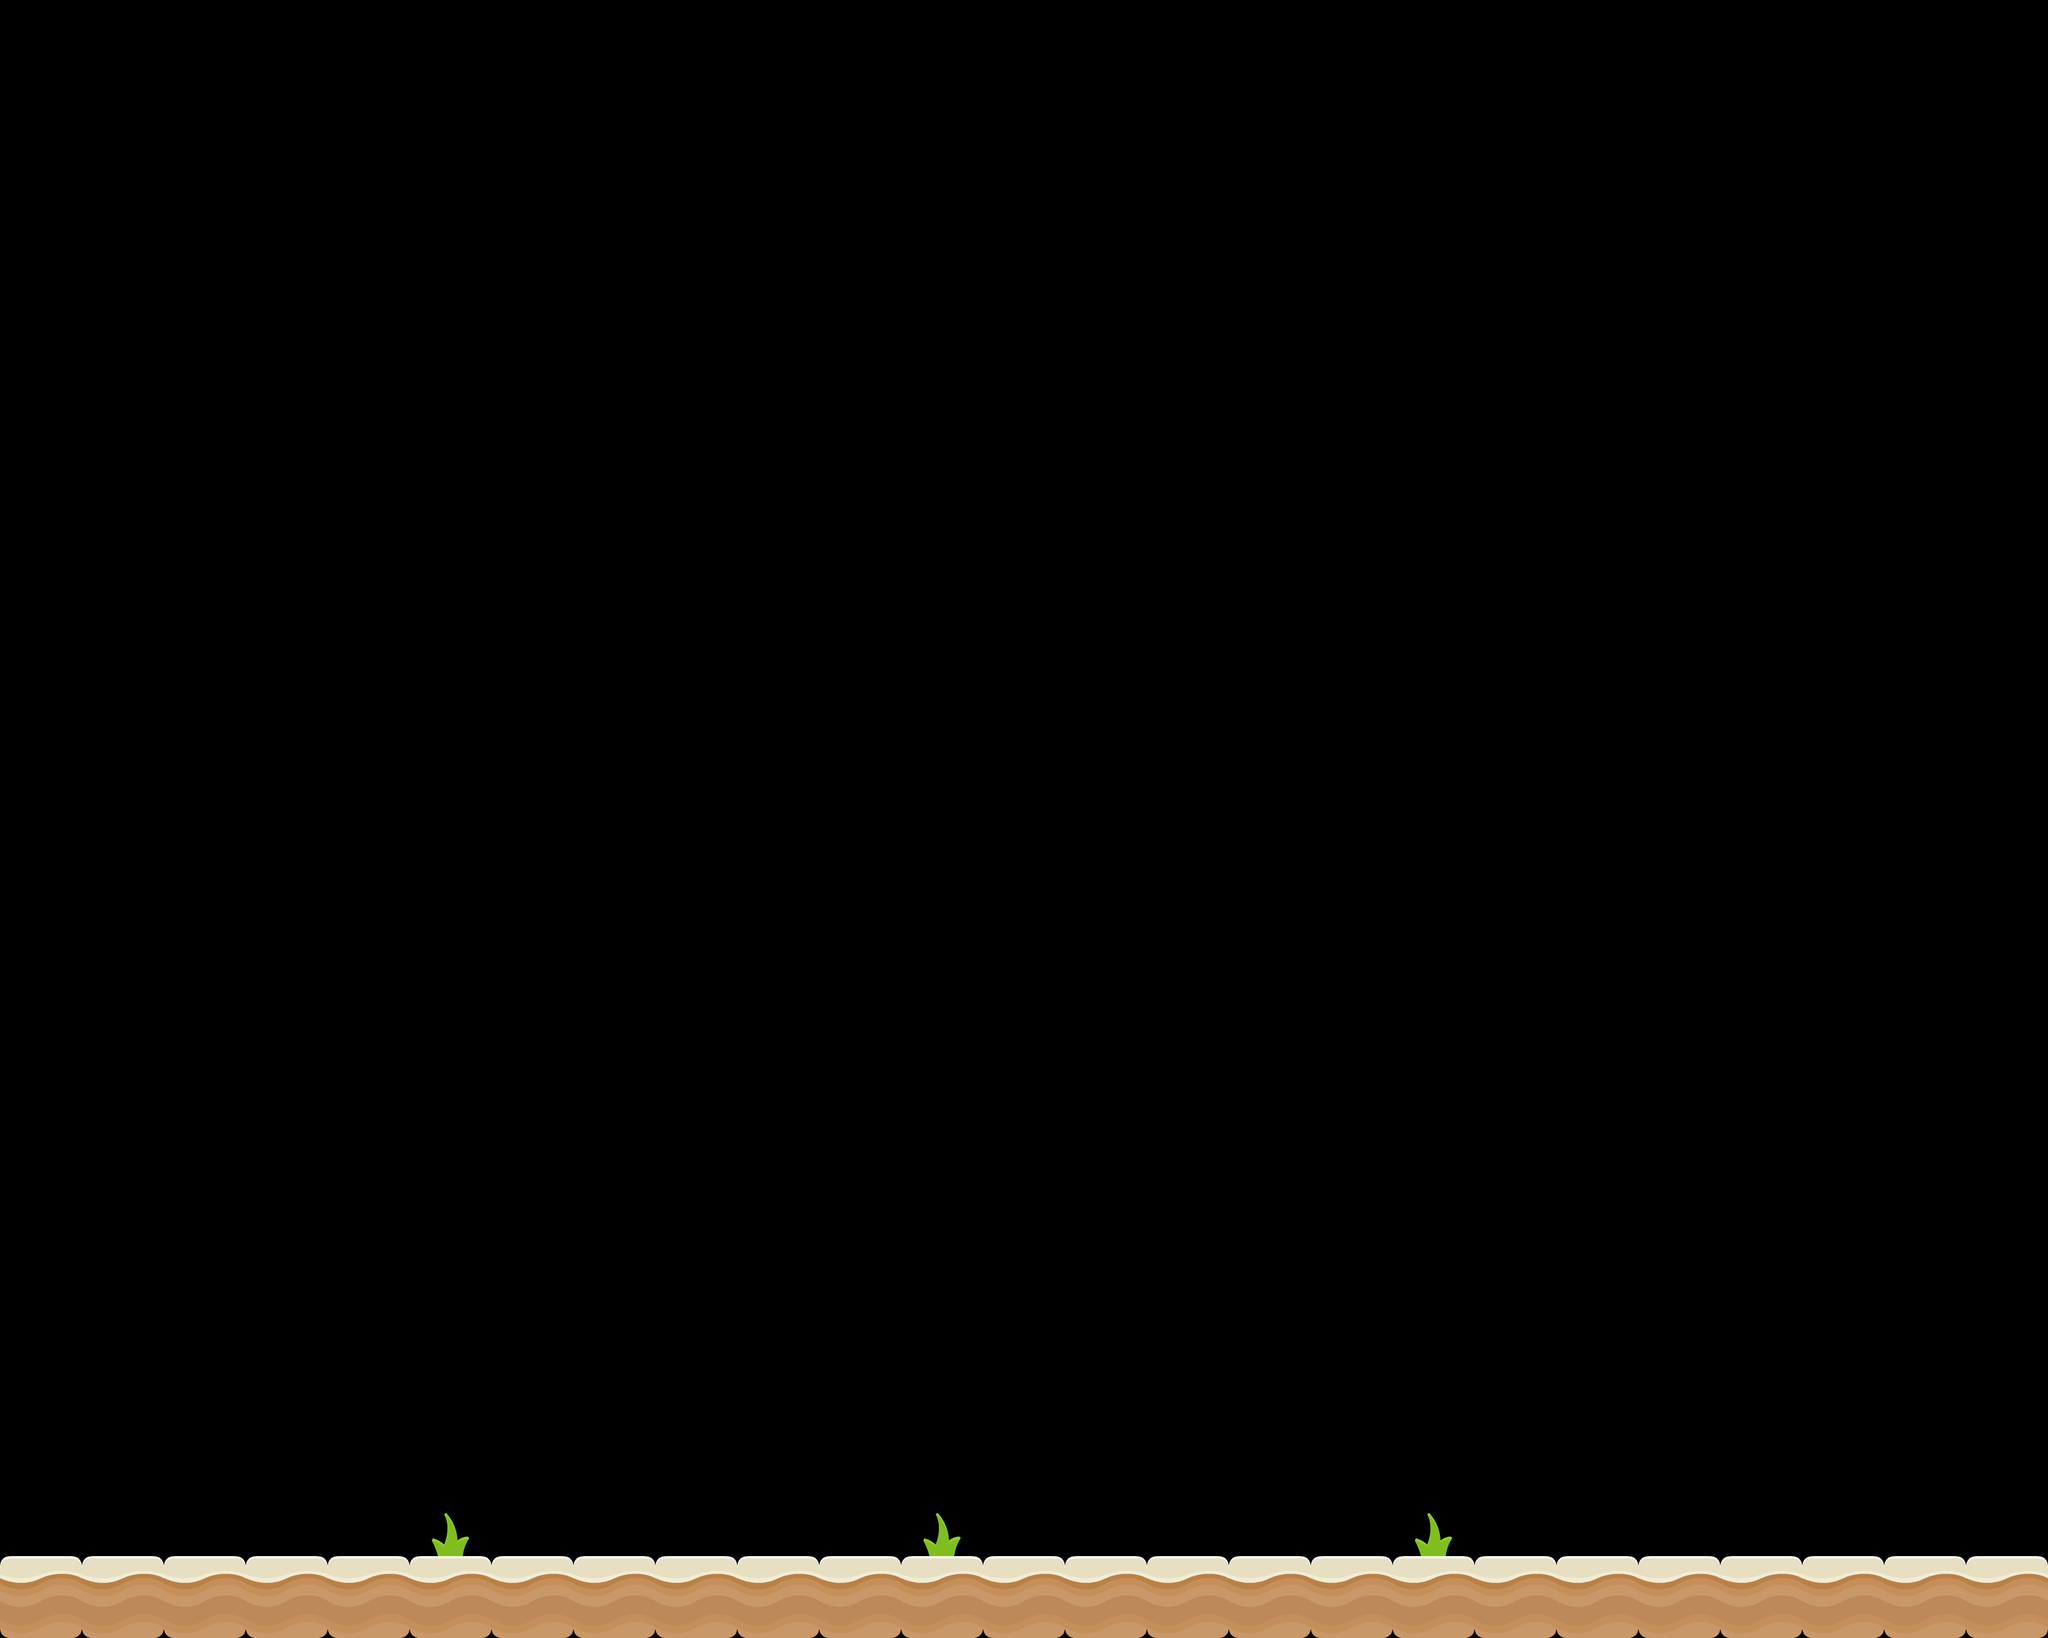

The image is a tile-based game level rendered from a .tmx file. Its description and source (layers, tilesets, objects; grid data summarised) follow:
An orthogonal 25x20 tile map with 128x128 px tiles, 2 tile layers (Platforms, Coins).

<map version="1.5" tiledversion="1.7.0" orientation="orthogonal" renderorder="right-down" width="25" height="20" tilewidth="128" tileheight="128" infinite="0" nextlayerid="3" nextobjectid="1">
 <tileset firstgid="1" name="my_tiles" tilewidth="128" tileheight="128" tilecount="2" columns="0">
  <grid orientation="orthogonal" width="1" height="1" />
  <tile id="0">
   <image width="128" height="128" source="images/tiles/sand.png" />
  </tile>
  <tile id="1">
   <image width="128" height="128" source="images/tiles/grass_sprout.png" />
  </tile>
 </tileset>
 <layer id="1" name="Platforms" width="25" height="20">
  <data>[500 cells, 25 non-empty, 1 distinct tile ids]</data>
 </layer>
 <layer id="2" name="Coins" width="25" height="20">
  <data>[500 cells, 3 non-empty, 1 distinct tile ids]</data>
 </layer>
</map>
